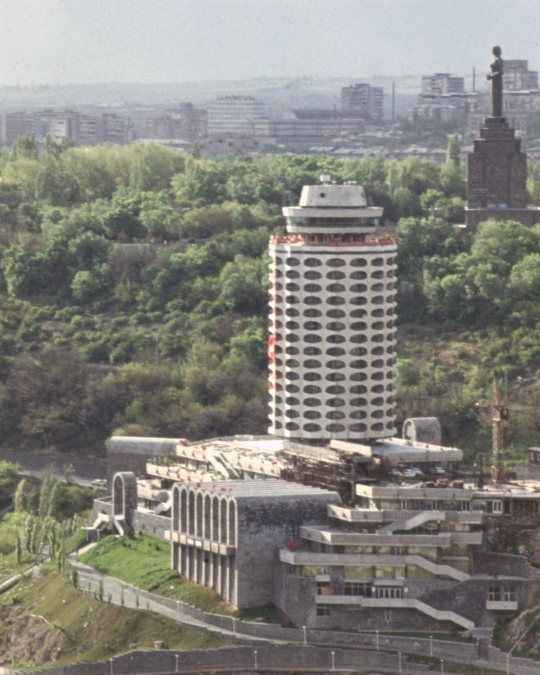
#> input picture assets/compare-kuk-photo-1080.jpg, 1080 x 1350 px (shown at 1/2 size)
$ python lenin_prep.py ../../assets/compare-kuk-drawing-1080.jpg ../../assets/compare-kuk-photo-1080.jpg
#> lines starting #> are read from the running program, lines starting #| are printed output that depends on the picture
# Ленин (тест): кадр 9:16, глубина, вырезка памятника, небо — по исходному фото
import sys, numpy as np, onnxruntime as ort, cv2
from PIL import Image
from scipy import ndimage
SP = sys.argv[1]; SRC = sys.argv[2]
im = Image.open(SRC).convert('L'); W0, H0 = im.size
#> after `im = Image.open(SRC).convert('L')`:
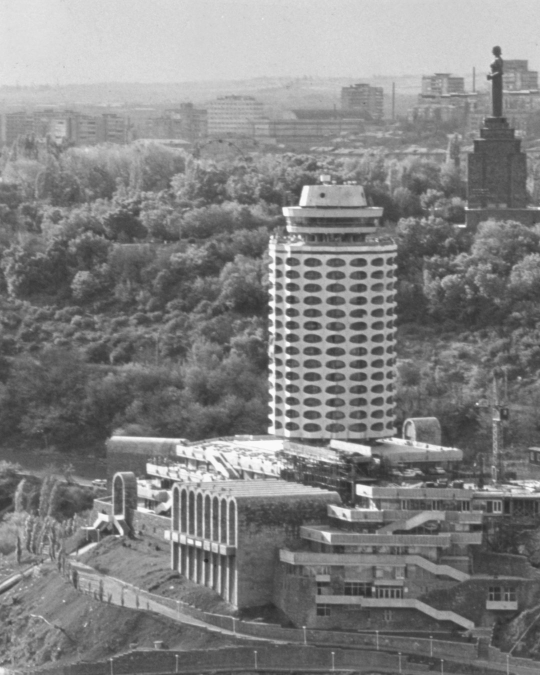
#> im: PIL image 1080x1350 L (shown at 1/2 size); min 36, max 254, mean 130.8
#> after `W0, H0 = im.size`: W0 = 1080; H0 = 1350
cw = int(H0 * 768 / 1365); cx = 575
#> after `cw = int(H0 * 768 / 1365)`: cw = 759
x0 = max(0, min(W0 - cw, cx - cw // 2))
#> x0 = 196
g = np.asarray(im.crop((x0, 0, x0 + cw, H0)).resize((768, 1365), Image.LANCZOS))
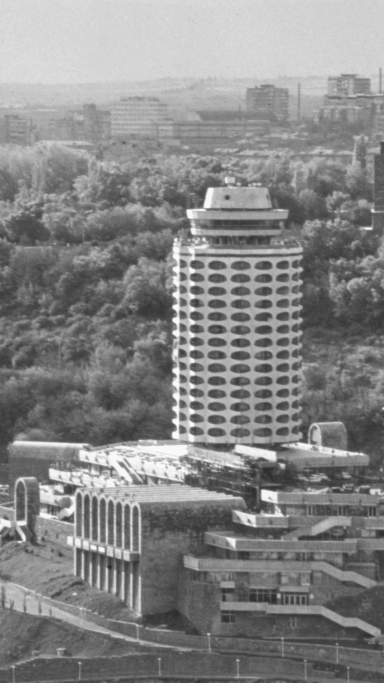
#> g: shape (1365, 768) (shown at 1/2 size); min 38, max 255, mean 133.4
# плёночное зерно и пятна пыли — прочь, края оставить
g = cv2.medianBlur(g, 3); g = cv2.bilateralFilter(g, 9, 40, 7)
cv2.imwrite('photo.png', g)
rgb = np.stack([g] * 3, -1).astype(np.float32) / 255
W, H = 768, 1365
mean, std = np.array([0.485, 0.456, 0.406]), np.array([0.229, 0.224, 0.225])
s = 518 / W; w14, h14 = 518, int(round(H * s / 14)) * 14
x = ((cv2.resize(rgb, (w14, h14), interpolation=cv2.INTER_CUBIC) - mean) / std).transpose(2, 0, 1)[None].astype(np.float32)
#> (the run stopped early here; a loop or call above may not have finished)

$ run again, on assets/hero-photo-1080.jpg
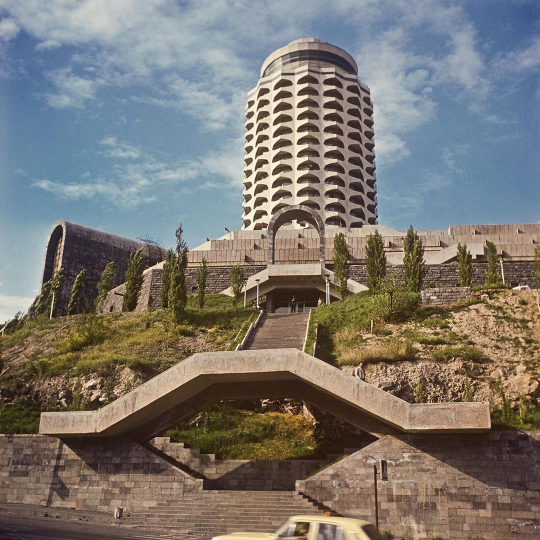
#> input picture assets/hero-photo-1080.jpg, 1080 x 1080 px (shown at 1/2 size)
#> `im = Image.open(SRC).convert('L')`:
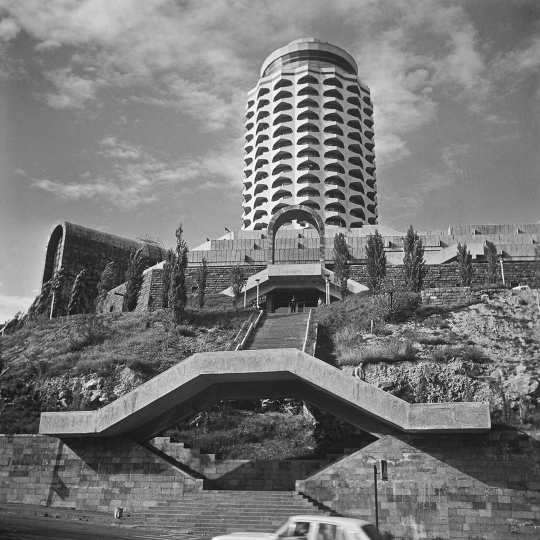
#> im: PIL image 1080x1080 L (shown at 1/2 size); min 3, max 254, mean 119.4
#> `g = np.asarray(im.crop((x0, 0, x0 + cw, H0)).resize((768, 1365), Image..`:
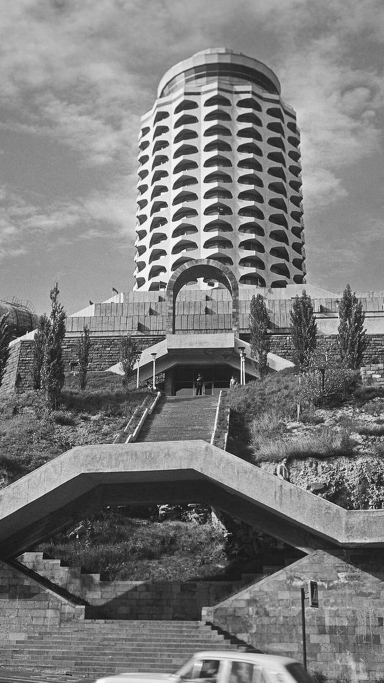
#> g: shape (1365, 768) (shown at 1/2 size); min 0, max 255, mean 123.2
